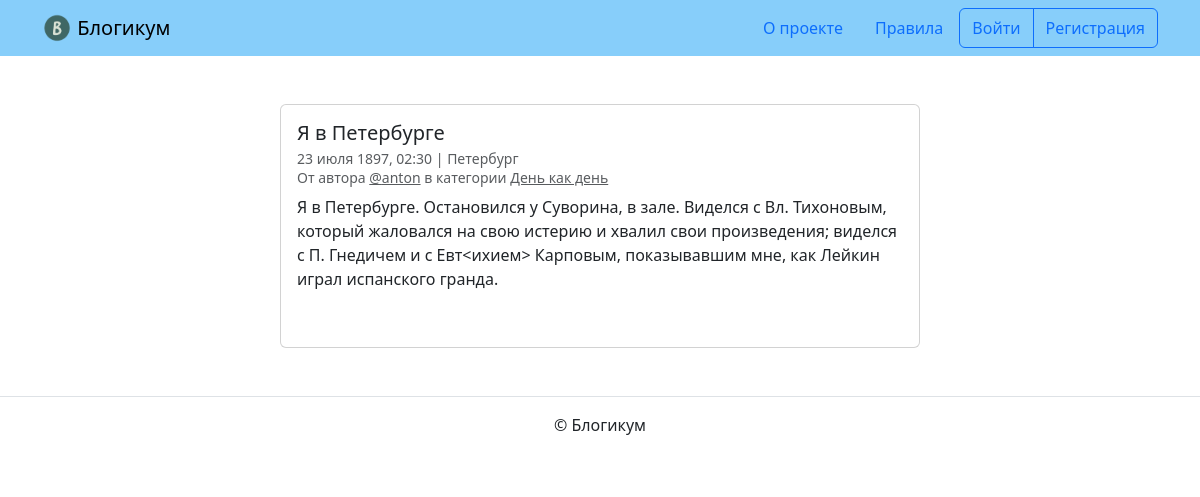
/posts/13/, run on the app's committed database.
### blog/models.py (models this page shows, shortened)
class Post(TitleModel, IsPublishedCreatedAt):
    text = models.TextField(
        verbose_name='Текст',
    )
    pub_date = models.DateTimeField(
        verbose_name='Дата и время публикации',
        help_text='Если установить дату и время в будущем — '
                  'можно делать отложенные публикации.',
    )
    author = models.ForeignKey(
        User,
        on_delete=models.CASCADE,
        verbose_name='Автор публикации',
        related_name='posts',
    )
    location = models.ForeignKey(
        'Location',
        on_delete=models.SET_NULL,
        null=True,
        verbose_name='Местоположение',
        related_name='posts',
    )
    category = models.ForeignKey(
        'Category',
        on_delete=models.SET_NULL,
        null=True,
        verbose_name='Категория',
        related_name='posts',
    )
    image = models.ImageField(
        'Фото',
        blank=True,
        upload_to='posts_images',
    )
    objects = models.Manager()
    published_manager = PublishedPostManager()
    class Meta:
        verbose_name = 'публикация'
        verbose_name_plural = 'Публикации'
        ordering = ['-pub_date']

class Location(IsPublishedCreatedAt):
    name = models.CharField(
        max_length=256,
        verbose_name='Название места',
    )
    class Meta:
        verbose_name = 'местоположение'
        verbose_name_plural = 'Местоположения'

class Category(TitleModel, IsPublishedCreatedAt):
    description = models.TextField(
        verbose_name='Описание',
    )
    slug = models.SlugField(
        max_length=64,
        unique=True,
        verbose_name='Идентификатор',
        help_text='Идентификатор страницы для URL; разрешены символы '
                  'латиницы, цифры, дефис и подчёркивание.',
    )
    class Meta:
        verbose_name = 'категория'
        verbose_name_plural = 'Категории'

### blog/views.py (the view)
class PostDetailView(DetailView):
    model = Post
    template_name = 'blog/detail.html'
    def dispatch(self, request, *args, **kwargs):
        post = self.get_object()
        if not post.is_published and post.author != request.user:
            raise Http404("Страница не найдена")
        return super().dispatch(request, *args, **kwargs)
    def get_context_data(self, **kwargs):
        context = super().get_context_data(**kwargs)
        context['form'] = CommentForm()
        context['comments'] = Comment.objects.filter(post=context['post'])
        return context

### templates/blog/detail.html (shortened to what this page needs)
{% extends "base.html" %}
{% block content %}
  <div class="col d-flex justify-content-center">
    <div class="card" style="width: 40rem;">
      <div class="card-body">
        <h5 class="card-title">{{ post.title }}</h5>
        <h6 class="card-subtitle mb-2 text-muted">
          <small>
            {{ post.pub_date|date:"d E Y, H:i" }} | {% if post.location and post.location.is_published %}{{ post.location.name }}{% else %}Планета Земля{% endif %}<br>
            От автора <a class="text-muted" href="{% url 'blog:profile' post.author %}">@{{ post.author.username }}</a> в
            категории {% include "includes/category_link.html" %}
          </small>
        </h6>
        <p class="card-text">{{ post.text|linebreaksbr }}</p>
        {% include "includes/comments.html" %}
      </div>
    </div>
  </div>
{% endblock %}

### templates/includes/category_link.html
<a class="text-muted" href="{% url 'blog:category_posts' post.category.slug %}">
  {{ post.category.title }}
</a>

### data on the page
Post: title "Я в Петербурге", pub_date "23 июля 1897, 02:30", location.name "Петербург", author.username "anton", category "День как день", text "Я в Петербурге. Остановился у Суворина, в зале. Виделся с Вл. Тихоновым, который жаловался на свою истерию и хвалил свои произведения; виделся с П. Гнедичем и с Евт<ихием> Карповым, показывавшим мне, как Лейкин играл испанского гранда."
